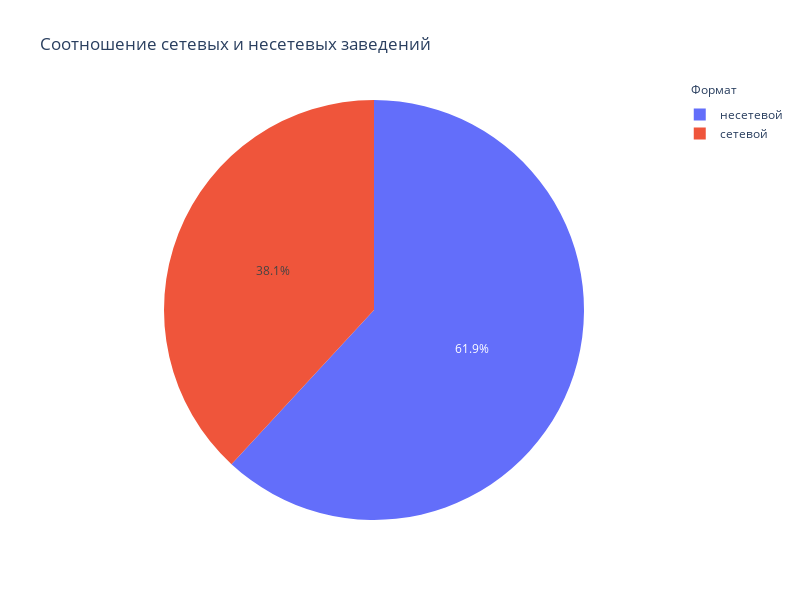

The code cell stored with this chart in its notebook:
### Code cell
#построим круговую диаграмму
fig = go.Figure(data=[go.Pie(labels=dch['chain'], values=dch['name'])])
fig.update_layout(title='Соотношение сетевых и несетевых заведений', # указываем заголовок графика
                 width=800, # указываем размеры графика
                 height=600,
                 annotations=[dict(x=1.12, #аннотация легенды
                                   y=1.05,
                                   text='Формат',
                                   showarrow=False)])

fig.show()

### Figure 1 — Plotly figure (JSON) as saved in the notebook; plotly's stock layout.template omitted (floating-point values rounded to 4 significant figures)
{"data": [{"labels": ["несетевой", "сетевой"], "type": "pie", "values": [5201, 3205]}], "layout": {"annotations": [{"showarrow": false, "text": "Формат", "x": 1.12, "y": 1.05}], "height": 600, "title": {"text": "Соотношение сетевых и несетевых заведений"}, "width": 800}}
